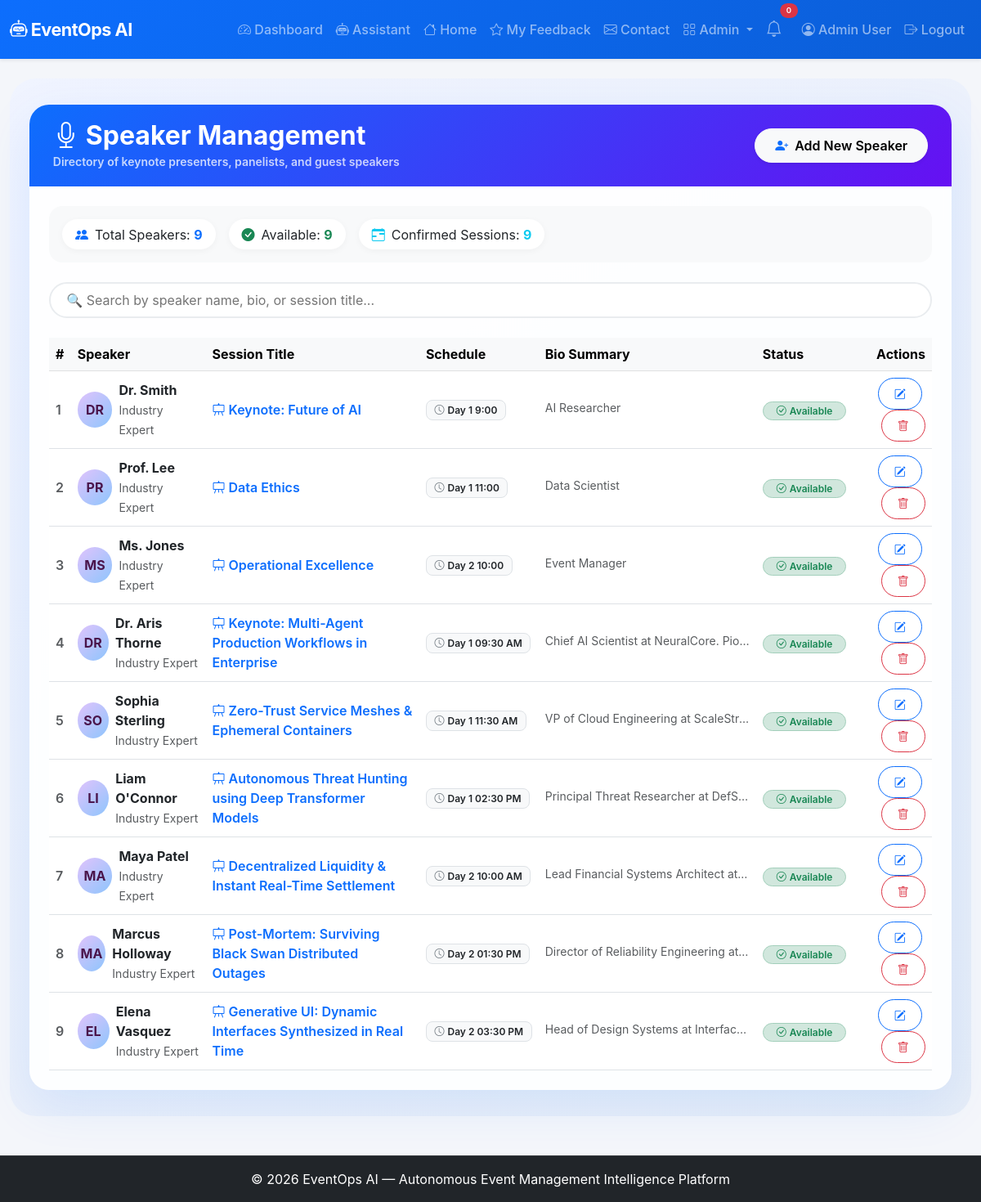
Screenshot of /admin/speakers (signed in) with the database file from the repository.
### app.py (models this page shows, shortened)
class User(UserMixin, db.Model):
    id = db.Column(db.Integer, primary_key=True)
    name = db.Column(db.String(100), nullable=False)
    email = db.Column(db.String(100), unique=True, nullable=False)
    password_hash = db.Column(db.String(200), nullable=False)
    role = db.Column(db.String(20), default='user')
    created_at = db.Column(db.DateTime, default=lambda: datetime.now(timezone.utc))

class Speaker(db.Model):
    id = db.Column(db.Integer, primary_key=True)
    name = db.Column(db.String(100), nullable=False)
    bio = db.Column(db.Text)
    session_title = db.Column(db.String(200))
    schedule = db.Column(db.String(100))
    availability = db.Column(db.Boolean, default=True)
    created_at = db.Column(db.DateTime, default=lambda: datetime.now(timezone.utc))

### app.py (the view)
@app.route('/admin/speakers')
@login_required
def admin_speakers():
    if current_user.role != 'admin':
        abort(403)
    speakers = Speaker.query.all()
    return render_template('admin_speakers.html', speakers=speakers)

### app.py (called while the page is built)
@login_manager.user_loader
def load_user(user_id):
    return User.query.get(int(user_id))

### templates/admin_speakers.html (shortened to what this page needs)
{% extends "base.html" %}
{% block content %}
<div class="admin-wrapper">
    <div class="container-fluid px-md-4">
        <div class="card admin-card">
            <div class="card-header d-flex justify-content-between align-items-center flex-wrap gap-2">
                <div>
                    <h2 class="mb-0 fw-bold"><i class="bi bi-mic me-2"></i>Speaker Management</h2>
                    <small class="opacity-75">Directory of keynote presenters, panelists, and guest speakers</small>
                </div>
                <a href="{{ url_for('admin_speaker_add') }}" class="btn btn-light rounded-pill px-4 fw-semibold shadow-sm">
                    <i class="bi bi-person-plus-fill me-1 text-primary"></i> Add New Speaker
                </a>
            </div>
            <div class="card-body p-4">
                <div class="stats-row">
                    <div class="stat-item">
                        <i class="bi bi-people-fill text-primary"></i>
                        <span>Total Speakers: <strong class="text-primary">{{ speakers|length }}</strong></span>
                    </div>
                    <div class="stat-item">
                        <i class="bi bi-check-circle-fill text-success"></i>
                        <span>Available: <strong class="text-success">{{ speakers|selectattr('availability')|list|length }}</strong></span>
                    </div>
                    <div class="stat-item">
                        <i class="bi bi-calendar-range text-info"></i>
                        <span>Confirmed Sessions: <strong class="text-info">{{ speakers|length }}</strong></span>
                    </div>
                </div>
                <div class="filter-bar">
                    <input type="text" id="speakerSearch" class="search-box" placeholder="🔍 Search by speaker name, bio, or session title...">
                </div>
                <div class="table-responsive">
                    <table class="table table-hover align-middle mb-0" id="speakerTable">
                        <thead class="table-light">
                            <tr>
                                <th>#</th>
                                <th>Speaker</th>
                                <th>Session Title</th>
                                <th>Schedule</th>
                                <th>Bio Summary</th>
                                <th>Status</th>
                                <th class="text-end">Actions</th>
                            </tr>
                        </thead>
                        <tbody>
                            {% for speaker in speakers %}
                            <tr>
                                <td class="text-muted fw-semibold">{{ speaker.id }}</td>
                                <td>
                                    <div class="d-flex align-items-center gap-2">
                                        <div class="speaker-avatar">
                                            {{ speaker.name[:2]|upper }}
                                        </div>
                                        <div>
                                            <div class="fw-bold text-dark">{{ speaker.name }}</div>
                                            <small class="text-muted">Industry Expert</small>
                                        </div>
                                    </div>
                                </td>
                                <td>
                                    <span class="fw-semibold text-primary">
                                        <i class="bi bi-easel me-1"></i>{{ speaker.session_title or 'TBD' }}
                                    </span>
                                </td>
                                <td>
                                    <span class="badge bg-light text-dark border">
                                        <i class="bi bi-clock me-1 text-secondary"></i>{{ speaker.schedule or 'TBA' }}
                                    </span>
                                </td>
                                <td>
                                    <span class="text-muted small" style="max-width: 250px; display: inline-block; white-space: nowrap; overflow: hidden; text-overflow: ellipsis;" title="{{ speaker.bio }}">
                                        {{ speaker.bio or 'No bio provided' }}
                                    </span>
                                </td>
                                <td>
                                    {% if speaker.availability %}
                                    <span class="badge bg-success-subtle text-success border border-success-subtle px-3 py-1 rounded-pill">
                                        <i class="bi bi-check-circle me-1"></i>Available
                                    </span>
                                    {% else %}
                                    <span class="badge bg-secondary-subtle text-secondary border border-secondary-subtle px-3 py-1 rounded-pill">
                                        <i class="bi bi-dash-circle me-1"></i>Unavailable
                                    </span>
                                    {% endif %}
                                </td>
                                <td class="text-end">
                                    <a href="{{ url_for('admin_speaker_edit', speaker_id=speaker.id) }}" class="btn btn-sm btn-outline-primary rounded-pill me-1" title="Edit Speaker">
                                        <i class="bi bi-pencil-square"></i>
                                    </a>
                                    <a href="{{ url_for('admin_speaker_delete', speaker_id=speaker.id) }}" class="btn btn-sm btn-outline-danger rounded-pill" onclick="return confirm('Are you sure you want to delete this speaker?');" title="Delete Speaker">
                                        <i class="bi bi-trash"></i>
                                    </a>
                                </td>
                            </tr>
                            {% endfor %}
                        </tbody>
                    </table>
                </div>
            </div>
        </div>
    </div>
</div>
{% endblock %}

### templates/base.html (shortened to what this page needs)
<!DOCTYPE html>
<html lang="en">
<head>
    <link href="https://cdn.jsdelivr.net/npm/bootstrap@5.3.0/dist/css/bootstrap.min.css" rel="stylesheet">
    <link rel="stylesheet" href="https://cdn.jsdelivr.net/npm/bootstrap-icons@1.11.0/font/bootstrap-icons.css">
    <link rel="stylesheet" href="{{ url_for('static', filename='css/style.css') }}">
</head>
<body>
    <nav class="navbar navbar-expand-lg navbar-dark bg-primary shadow-sm">
        <div class="container-fluid">
            <a class="navbar-brand fw-bold" href="{{ url_for('index') }}">
                <i class="bi bi-robot"></i> EventOps AI
            </a>
            <div class="collapse navbar-collapse" id="navbarNav">
                <ul class="navbar-nav ms-auto align-items-lg-center">
                    {% if current_user.is_authenticated %}
                    <li class="nav-item">
                        <a class="nav-link" href="{{ url_for('dashboard') }}">
                            <i class="bi bi-speedometer2"></i> Dashboard
                        </a>
                    </li>
                    <li class="nav-item">
                        <a class="nav-link" href="{{ url_for('assistant_page') }}">
                            <i class="bi bi-robot"></i> Assistant
                        </a>
                    </li>
                    <li class="nav-item">
                        <a class="nav-link" href="{{ url_for('index') }}">
                            <i class="bi bi-house"></i> Home
                        </a>
                    </li>
                    <li class="nav-item">
                        <a class="nav-link" href="{{ url_for('feedback_list') }}">
                            <i class="bi bi-star"></i> My Feedback
                        </a>
                    </li>
                    <li class="nav-item">
                        <a class="nav-link" href="{{ url_for('contact') }}">
                            <i class="bi bi-envelope"></i> Contact
                        </a>
                    </li>
                    {% if current_user.role == 'admin' %}
                    <li class="nav-item dropdown">
                        <a class="nav-link dropdown-toggle" href="#" role="button" data-bs-toggle="dropdown">
                            <i class="bi bi-grid"></i> Admin
                        </a>
                    </li>
                    {% endif %}
                    <li class="nav-item position-relative me-2">
                        <a class="nav-link" href="#" title="Notifications" data-bs-toggle="dropdown">
                            <i class="bi bi-bell fs-5"></i>
                            <span
                                class="position-absolute top-0 start-100 translate-middle badge rounded-pill bg-danger"
                                style="font-size:0.6rem;">
                                0
                            </span>
                        </a>
                    </li>
                    <li class="nav-item">
                        <a class="nav-link" href="{{ url_for('profile') }}">
                            <i class="bi bi-person-circle"></i> {{ current_user.name }}
                        </a>
                    </li>
                    <li class="nav-item">
                        <a class="nav-link" href="{{ url_for('logout') }}">
                            <i class="bi bi-box-arrow-right"></i> Logout
                        </a>
                    </li>
                    {% endif %}
                </ul>
            </div>
        </div>
    </nav>
    <main class="container-fluid py-4">
        {% block content %}{% endblock %}
    </main>
    <footer class="footer bg-dark text-white py-3 mt-4">
        <div class="container text-center">
            <span>© 2026 EventOps AI — Autonomous Event Management Intelligence Platform</span>
        </div>
    </footer>
</body>
</html>

### static/css/style.css (style rules this page uses)
:root { --primary-color: #0d6efd; --primary-hover: #0b5ed7; --secondary-color: #6c757d; --success-color: #198754; --warning-color: #ffc107; --danger-color: #dc3545; --dark-color: #212529; --bg-light: #f8f9fa; --card-shadow: 0 8px 24px rgba(13, 110, 253, 0.08); --hover-shadow: 0 14px 30px rgba(13, 110, 253, 0.15); }
body { background-color: #f4f6fa; color: #2c3e50; font-family: -apple-system, BlinkMacSystemFont, "Segoe UI", Roboto, "Helvetica Neue", Arial, sans-serif; min-height: 100vh; display: flex; flex-direction: column; }
main { flex: 1 0 auto; }
.card { border: none; border-radius: 1.25rem; box-shadow: 0 6px 18px rgba(0,0,0,0.05); transition: transform 0.25s ease, box-shadow 0.25s ease; overflow: hidden; }
.card-header { background: transparent; border-bottom: 1px solid rgba(0, 0, 0, 0.06); font-weight: 600; padding: 1.1rem 1.4rem; }
.navbar { background: linear-gradient(135deg, #0d6efd, #0b5ed7) !important; padding-top: 0.8rem; padding-bottom: 0.8rem; }
.navbar-brand { font-size: 1.35rem; letter-spacing: -0.5px; }
.nav-link { font-weight: 500; transition: color 0.2s ease, opacity 0.2s ease; }
.btn { border-radius: 0.75rem; font-weight: 500; padding: 0.5rem 1.2rem; transition: all 0.2s ease; }
.badge { padding: 0.45em 0.8em; font-weight: 600; border-radius: 0.5rem; }
footer { border-top: 1px solid rgba(255, 255, 255, 0.1); }

### templates/admin_speakers.html (style rules this page uses)
.admin-wrapper { background: linear-gradient(145deg, #f0f4ff 0%, #e6edf7 100%); padding: 2rem 0; border-radius: 2rem; }
.admin-card { border: none; border-radius: 1.5rem; box-shadow: 0 20px 60px rgba(13, 110, 253, 0.10); background: rgba(255, 255, 255, 0.9); backdrop-filter: blur(6px); overflow: hidden; }
.admin-card .card-header { background: linear-gradient(135deg, #0d6efd, #6610f2); color: white; padding: 1.2rem 1.8rem; border: none; }
.stats-row { display: flex; flex-wrap: wrap; gap: 1rem; margin-bottom: 1.5rem; background: #f8f9fa; border-radius: 1rem; padding: 1rem; }
.stat-item { display: flex; align-items: center; gap: 0.5rem; background: white; padding: 0.4rem 1rem; border-radius: 50px; box-shadow: 0 2px 8px rgba(0, 0, 0, 0.04); }
.speaker-avatar { width: 44px; height: 44px; border-radius: 50%; background: linear-gradient(135deg, #e0c3fc 0%, #8ec5fc 100%); display: inline-flex; align-items: center; justify-content: center; font-weight: 700; color: #4a154b; }
.filter-bar { display: flex; flex-wrap: wrap; gap: 0.8rem; margin-bottom: 1.5rem; }
.search-box { flex: 1; min-width: 240px; border-radius: 50px; border: 2px solid #e9ecef; padding: 0.5rem 1.2rem; background: white; transition: all 0.2s; }

### rows the page displays
User: name "Admin User"
Speaker: id "1", name "DR", name "Dr. Smith", session_title "Keynote: Future of AI", schedule "Day 1 9:00", bio "AI Researcher", availability True (drawn)
Speaker: id "2", name "PR", name "Prof. Lee", session_title "Data Ethics", schedule "Day 1 11:00", bio "Data Scientist", availability True (drawn)
Speaker: id "3", name "MS", name "Ms. Jones", session_title "Operational Excellence", schedule "Day 2 10:00", bio "Event Manager", availability True (drawn)
Speaker: id "4", name "DR", name "Dr. Aris Thorne", session_title "Keynote: Multi-Agent Production Workflows in Enterprise", schedule "Day 1 09:30 AM", bio "Chief AI Scientist at NeuralCore. Pio…", availability True (drawn)
Speaker: id "5", name "SO", name "Sophia Sterling", session_title "Zero-Trust Service Meshes & Ephemeral Containers", schedule "Day 1 11:30 AM", bio "VP of Cloud Engineering at ScaleStr…", availability True (drawn)
Speaker: id "6", name "LI", name "Liam O'Connor", session_title "Autonomous Threat Hunting using Deep Transformer Models", schedule "Day 1 02:30 PM", bio "Principal Threat Researcher at DefS…", availability True (drawn)
Speaker: id "7", name "MA", name "Maya Patel", session_title "Decentralized Liquidity & Instant Real-Time Settlement", schedule "Day 2 10:00 AM", bio "Lead Financial Systems Architect at…", availability True (drawn)
Speaker: id "8", name "MA", name "Marcus Holloway", session_title "Post-Mortem: Surviving Black Swan Distributed Outages", schedule "Day 2 01:30 PM", bio "Director of Reliability Engineering at…", availability True (drawn)
Speaker: id "9", name "EL", name "Elena Vasquez", session_title "Generative UI: Dynamic Interfaces Synthesized in Real Time", schedule "Day 2 03:30 PM", bio "Head of Design Systems at Interfac…", availability True (drawn)

### other values shown
{{ speakers|length }} "9"
{{ speakers|selectattr('availability')|list|length }} "9"
